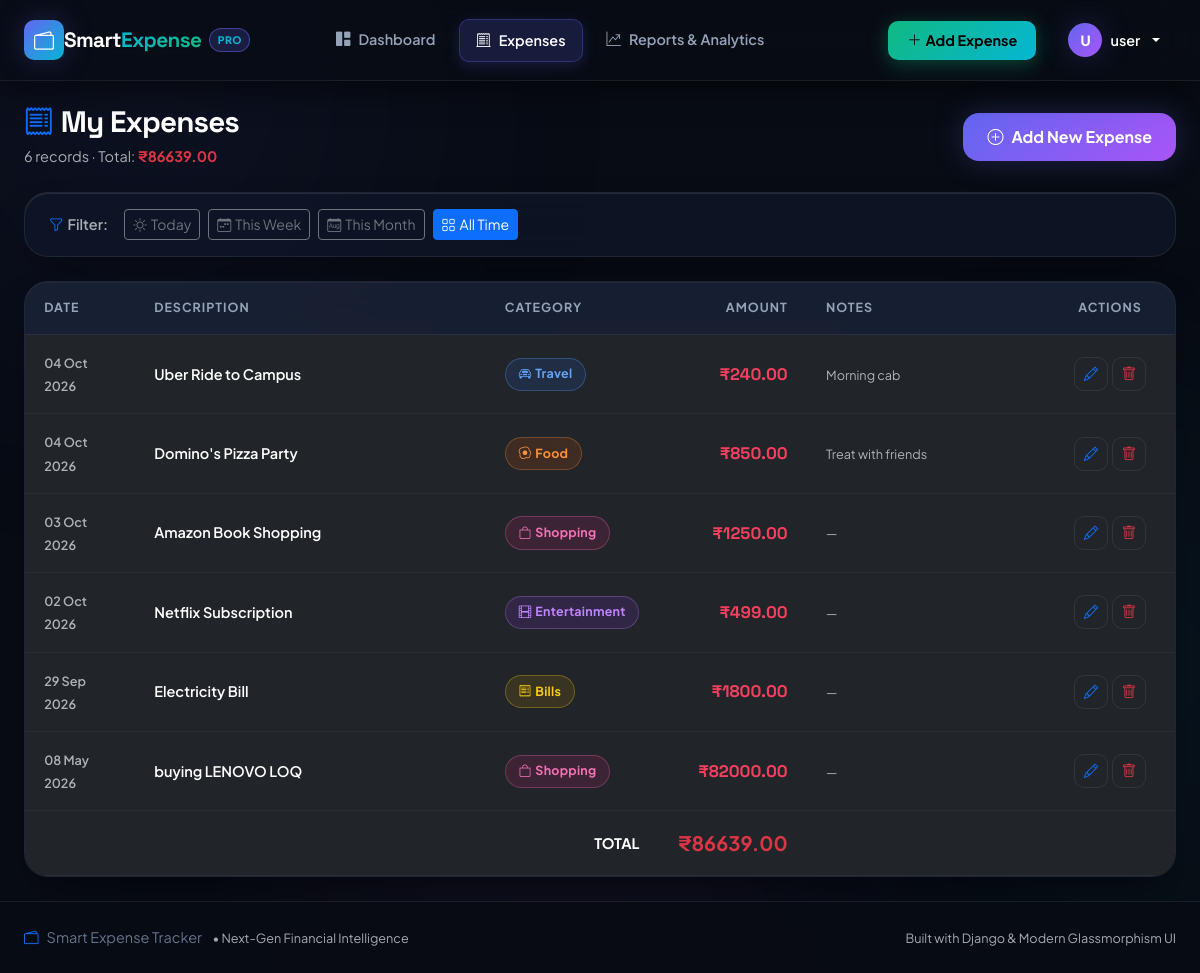
Screenshot of /expenses/ (signed in) with the database file from the repository.
### expenses/models.py (models this page shows, shortened)
class Expense(models.Model):
    CATEGORY_CHOICES = [
        ('Food', 'Food'),
        ('Travel', 'Travel'),
        ('Shopping', 'Shopping'),
        ('Education', 'Education'),
        ('Entertainment', 'Entertainment'),
        ('Bills', 'Bills'),
        ('Health', 'Health'),
        ('Other', 'Other'),
    ]
    user = models.ForeignKey(User, on_delete=models.CASCADE, related_name='expenses')
    description = models.CharField(max_length=255)
    amount = models.DecimalField(
        max_digits=10,
        decimal_places=2,
        validators=[MinValueValidator(Decimal('0.01'))]
    )
    category = models.CharField(max_length=50, choices=CATEGORY_CHOICES, default='Other')
    date = models.DateField()
    notes = models.TextField(blank=True, null=True)
    created_at = models.DateTimeField(auto_now_add=True)
    updated_at = models.DateTimeField(auto_now=True)
    class Meta:
        ordering = ['-date', '-created_at']  # Newest first

### expenses/views.py (the view)
# urls.py: path('expenses/', views.expense_list, name='expense_list'),
@login_required
def expense_list(request):
    today = date.today()
    week_start = today - timedelta(days=today.weekday())
    month_start = today.replace(day=1)
    filter_param = request.GET.get('filter', 'all')
    expenses = Expense.objects.filter(user=request.user)
    if filter_param == 'today':
        expenses = expenses.filter(date=today)
    elif filter_param == 'this_week':
        expenses = expenses.filter(date__gte=week_start)
    elif filter_param == 'this_month':
        expenses = expenses.filter(date__gte=month_start)
    total_amount = expenses.aggregate(total=Sum('amount'))['total'] or Decimal('0')
    context = {
        'expenses': expenses,
        'filter_param': filter_param,
        'total_amount': total_amount,
        'expense_count': expenses.count(),
    }
    return render(request, 'expenses/expense_list.html', context)

### templates/expenses/expense_list.html (shortened to what this page needs)
{% extends 'base.html' %}
{% block content %}
<div class="container-fluid px-4 py-4">
  <div class="d-flex flex-column flex-md-row justify-content-between align-items-start align-items-md-center gap-3 mb-4 animate-fade-in">
    <div>
      <h1 class="page-title mb-1">
        <i class="bi bi-receipt me-2 text-primary"></i>My Expenses
      </h1>
      <p class="text-muted mb-0">{{ expense_count }} record{{ expense_count|pluralize }} · Total: <strong class="text-danger">₹{{ total_amount|floatformat:2 }}</strong></p>
    </div>
    <a href="{% url 'add_expense' %}" class="btn btn-primary px-4 add-expense-hero-btn">
      <i class="bi bi-plus-circle me-2"></i>Add New Expense
    </a>
  </div>
  <div class="dashboard-card mb-4 animate-fade-in animate-delay-1">
    <div class="dashboard-card-body py-3">
      <div class="d-flex flex-wrap align-items-center gap-2">
        <span class="text-muted fw-semibold me-2">
          <i class="bi bi-funnel me-1 text-primary"></i>Filter:
        </span>
        <a href="{% url 'expense_list' %}?filter=today"
           class="btn btn-sm {% if filter_param == 'today' %}btn-primary{% else %}btn-outline-secondary{% endif %}">
          <i class="bi bi-sun me-1"></i>Today
        </a>
        <a href="{% url 'expense_list' %}?filter=this_week"
           class="btn btn-sm {% if filter_param == 'this_week' %}btn-primary{% else %}btn-outline-secondary{% endif %}">
          <i class="bi bi-calendar-week me-1"></i>This Week
        </a>
        <a href="{% url 'expense_list' %}?filter=this_month"
           class="btn btn-sm {% if filter_param == 'this_month' %}btn-primary{% else %}btn-outline-secondary{% endif %}">
          <i class="bi bi-calendar-month me-1"></i>This Month
        </a>
        <a href="{% url 'expense_list' %}?filter=all"
           class="btn btn-sm {% if filter_param == 'all' %}btn-primary{% else %}btn-outline-secondary{% endif %}">
          <i class="bi bi-grid me-1"></i>All Time
        </a>
      </div>
    </div>
  </div>
  <div class="dashboard-card animate-fade-in animate-delay-2">
    <div class="dashboard-card-body p-0">
      {% if expenses %}
        <div class="table-responsive">
          <table class="table table-hover align-middle mb-0" id="expenseTable">
            <thead class="table-head">
              <tr>
                <th style="width:110px">Date</th>
                <th>Description</th>
                <th style="width:130px">Category</th>
                <th class="text-end" style="width:130px">Amount</th>
                <th>Notes</th>
                <th class="text-center" style="width:130px">Actions</th>
              </tr>
            </thead>
            <tbody>
              {% for expense in expenses %}
              <tr class="expense-row" data-expense-id="{{ expense.pk }}">
                <td>
                  <span class="fw-semibold text-muted small">{{ expense.date|date:"d M Y" }}</span>
                </td>
                <td>
                  <div class="fw-semibold">{{ expense.description }}</div>
                </td>
                <td>
                  <span class="category-badge category-{{ expense.category|lower }}">
                    {% if expense.category == 'Food' %}<i class="bi bi-egg-fried me-1"></i>
                    {% elif expense.category == 'Travel' %}<i class="bi bi-car-front me-1"></i>
                    {% elif expense.category == 'Shopping' %}<i class="bi bi-bag me-1"></i>
                    {% elif expense.category == 'Education' %}<i class="bi bi-book me-1"></i>
                    {% elif expense.category == 'Entertainment' %}<i class="bi bi-film me-1"></i>
                    {% elif expense.category == 'Bills' %}<i class="bi bi-receipt me-1"></i>
                    {% elif expense.category == 'Health' %}<i class="bi bi-heart-pulse me-1"></i>
                    {% else %}<i class="bi bi-tag me-1"></i>
                    {% endif %}
                    {{ expense.category }}
                  </span>
                </td>
                <td class="text-end">
                  <span class="amount-value">₹{{ expense.amount|floatformat:2 }}</span>
                </td>
                <td>
                  <span class="text-muted small">{{ expense.notes|default:"—"|truncatechars:35 }}</span>
                </td>
                <td class="text-center">
                  <div class="d-flex gap-1 justify-content-center">
                    <a href="{% url 'edit_expense' expense.pk %}"
                       class="btn btn-sm btn-outline-primary action-btn"
                       title="Edit expense" id="edit-expense-{{ expense.pk }}">
                      <i class="bi bi-pencil"></i>
                    </a>
                    <a href="{% url 'delete_expense' expense.pk %}"
                       class="btn btn-sm btn-outline-danger action-btn"
                       title="Delete expense" id="delete-expense-{{ expense.pk }}">
                      <i class="bi bi-trash"></i>
                    </a>
                  </div>
                </td>
              </tr>
              {% endfor %}
            </tbody>
            <tfoot>
              <tr class="table-total-row">
                <td colspan="3" class="fw-bold text-end py-3">TOTAL</td>
                <td class="text-end fw-bold text-danger fs-5 py-3">₹{{ total_amount|floatformat:2 }}</td>
                <td colspan="2"></td>
              </tr>
            </tfoot>
          </table>
        </div>
      {% endif %}
    </div>
  </div>
</div>
{% endblock %}

### templates/base.html (shortened to what this page needs)
<!DOCTYPE html>
<html lang="en" data-bs-theme="dark">
<head>
  <link href="https://cdn.jsdelivr.net/npm/bootstrap@5.3.2/dist/css/bootstrap.min.css" rel="stylesheet">
  <link href="https://cdn.jsdelivr.net/npm/bootstrap-icons@1.11.3/font/bootstrap-icons.min.css" rel="stylesheet">
  {% load static %}
  <link rel="stylesheet" href="{% static 'css/style.css' %}">
</head>
<body>
  <div class="aura-glow aura-1"></div>
  <nav class="navbar navbar-expand-lg sticky-top" id="mainNavbar">
    <div class="container-fluid px-4">
      <a class="navbar-brand d-flex align-items-center gap-2.5" href="{% url 'dashboard' %}">
        <div class="brand-icon">
          <i class="bi bi-wallet2"></i>
        </div>
        <div class="brand-text-wrapper">
          <span class="brand-text">Smart<span class="brand-accent">Expense</span></span>
          <span class="brand-badge">PRO</span>
        </div>
      </a>
      <div class="collapse navbar-collapse" id="navbarMain">
        {% if user.is_authenticated %}
          <ul class="navbar-nav mx-auto gap-2">
            <li class="nav-item">
              <a class="nav-link {% if request.resolver_match.url_name == 'dashboard' %}active{% endif %}"
                 href="{% url 'dashboard' %}">
                <i class="bi bi-grid-1x2-fill me-2"></i>Dashboard
              </a>
            </li>
            <li class="nav-item">
              <a class="nav-link {% if request.resolver_match.url_name == 'expense_list' %}active{% endif %}"
                 href="{% url 'expense_list' %}">
                <i class="bi bi-receipt-cutoff me-2"></i>Expenses
              </a>
            </li>
            <li class="nav-item">
              <a class="nav-link {% if request.resolver_match.url_name == 'report_page' %}active{% endif %}"
                 href="{% url 'report_page' %}">
                <i class="bi bi-graph-up-arrow me-2"></i>Reports & Analytics
              </a>
            </li>
          </ul>
          <ul class="navbar-nav ms-auto align-items-center gap-3">
            <li class="nav-item">
              <a class="nav-link add-expense-btn" href="{% url 'add_expense' %}">
                <i class="bi bi-plus-lg me-1"></i>Add Expense
              </a>
            </li>
            <li class="nav-item dropdown">
              <a class="nav-link dropdown-toggle d-flex align-items-center gap-2 text-white" href="#"
                 id="userDropdown" role="button" data-bs-toggle="dropdown" aria-expanded="false">
                <div class="user-avatar">{{ user.username|slice:":1"|upper }}</div>
                <span class="fw-semibold text-white">{{ user.username }}</span>
              </a>
            </li>
          </ul>
        {% endif %}
      </div>
    </div>
  </nav>
  <main class="main-content">
    {% block content %}{% endblock %}
  </main>
  <footer class="site-footer">
    <div class="container-fluid px-4">
      <div class="row align-items-center">
        <div class="col-md-6 text-center text-md-start">
          <span class="footer-brand">
            <i class="bi bi-wallet2 text-primary me-2"></i>Smart Expense Tracker
          </span>
          <small class="text-muted ms-2">• Next-Gen Financial Intelligence</small>
        </div>
        <div class="col-md-6 text-center text-md-end mt-2 mt-md-0">
          <small class="text-muted">Built with Django &amp; Modern Glassmorphism UI</small>
        </div>
      </div>
    </div>
  </footer>
</body>
</html>

### rows the page displays
Expense: date "04 Oct 2026", description "Uber Ride to Campus", category "Travel", amount "240.00", notes "Morning cab"
Expense: date "04 Oct 2026", description "Domino's Pizza Party", category "Food", amount "850.00", notes "Treat with friends"
Expense: date "03 Oct 2026", description "Amazon Book Shopping", category "Shopping", amount "1250.00", notes "—"
Expense: date "02 Oct 2026", description "Netflix Subscription", category "Entertainment", amount "499.00", notes "—"
Expense: date "29 Sep 2026", description "Electricity Bill", category "Bills", amount "1800.00", notes "—"
Expense: date "08 May 2026", description "buying LENOVO LOQ", category "Shopping", amount "82000.00", notes "—"

### other values shown
{{ user.username|slice:":1"|upper }} "U"
{{ user.username }} "user"
{{ expense_count }} "6"
{{ total_amount|floatformat:2 }} "86639.00"
